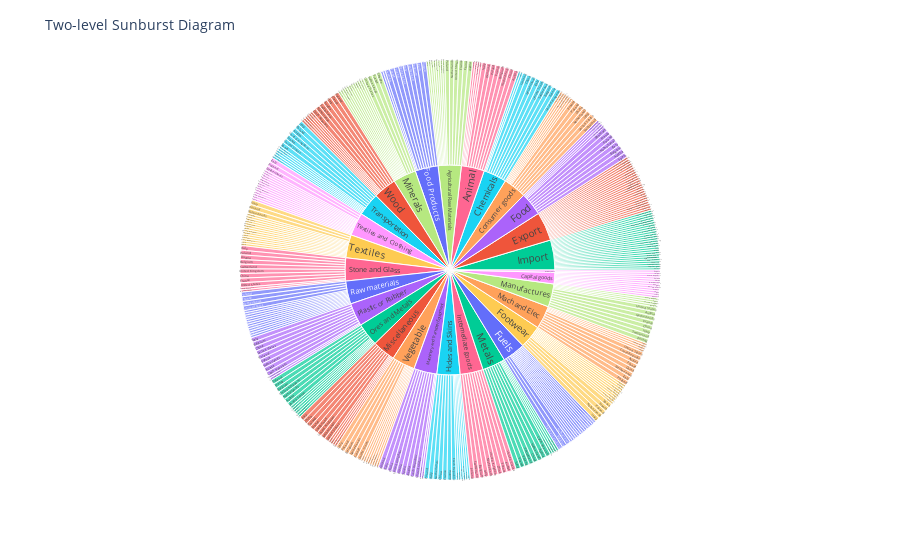

Source (notebook cell):
### Code cell
import pandas as pd
import json
import plotly.express as px
file_path = 'hierarch-Trade_Germany.txt'
with open(file_path, 'r') as file:
    hierarchical_data = json.load(file)
def parse_hierarchy(data, parent=None):
    items = []
    for item in data:
        if isinstance(item, dict) and 'name' in item:
            items.append({
                'Parent': parent,
                'Item and Group': item['name'],
                'Weight': 1 # You can adjust the weight as needed
            })
            if 'children' in item:
                items.extend(parse_hierarchy(item['children'], item['name']))
    return items
df = pd.DataFrame(parse_hierarchy(hierarchical_data['children'], hierarchical_data['name']))
fig = px.sunburst(df, path=['Parent', 'Item and Group'], values='Weight', color='Parent')
fig.update_layout(title_text="Two-level Sunburst Diagram", font_size=10)
fig.show()

### Figure 1 — Plotly figure (JSON) as saved in the notebook; plotly's stock layout.template omitted (floating-point values rounded to 4 significant figures; data arrays with more than 128 entries replaced by an {"elided": "..."} marker saying what was removed)
{"data": [{"branchvalues": "total", "customdata": {"elided": "420x1 str values"}, "domain": {"x": [0, 1], "y": [0, 1]}, "hovertemplate": "labels=%{label}<br>Weight=%{value}<br>parent=%{parent}<br>id=%{id}<br>Parent=%{customdata[0]}<extra></extra>", "ids": {"elided": "420 str values"}, "labels": {"elided": "420 str values"}, "marker": {"colors": {"elided": "420 str values"}}, "name": "", "parents": {"elided": "420 str values"}, "type": "sunburst", "values": {"elided": "420 int values"}}], "layout": {"font": {"size": 10}, "legend": {"tracegroupgap": 0}, "margin": {"t": 60}, "title": {"text": "Two-level Sunburst Diagram"}}}
